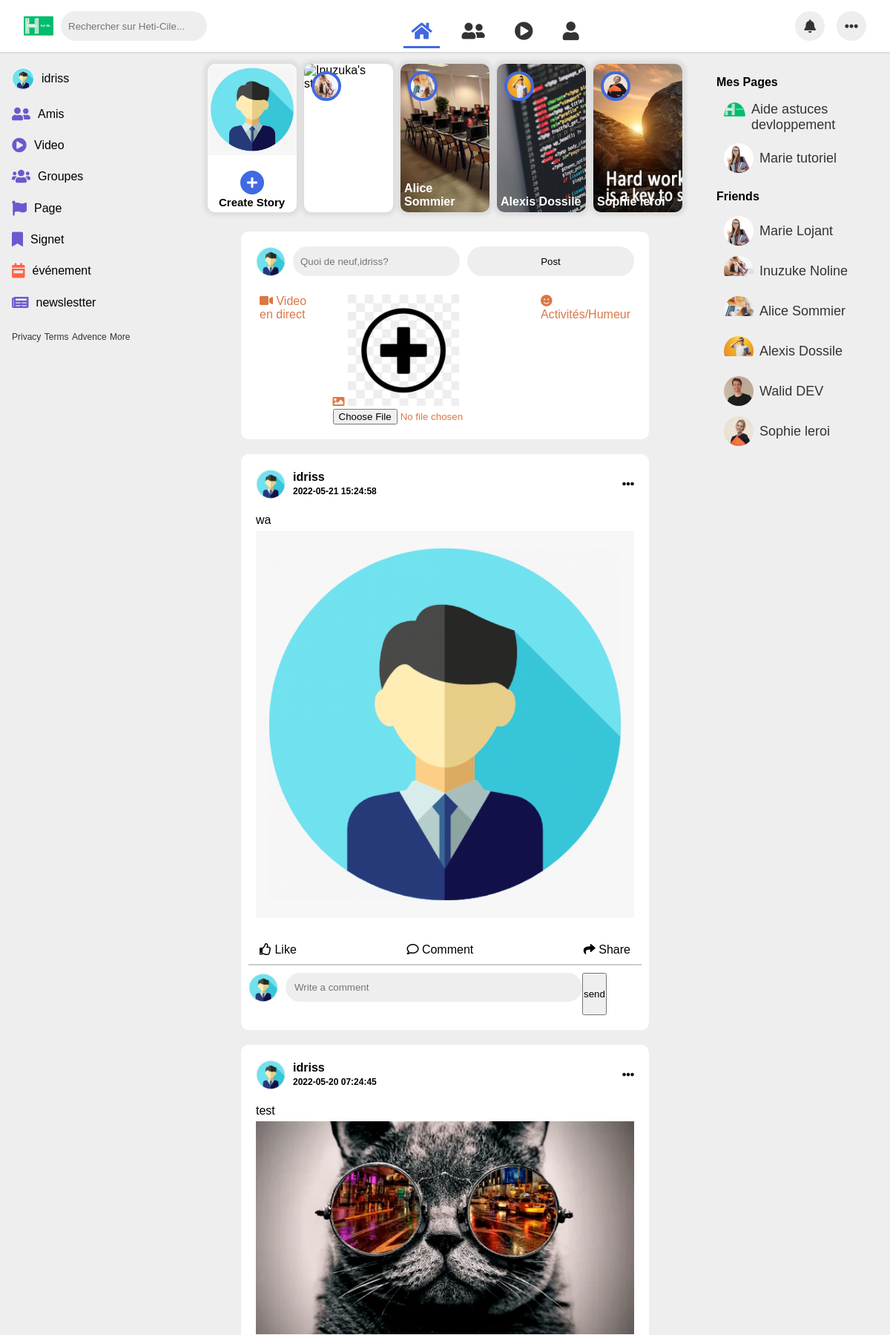
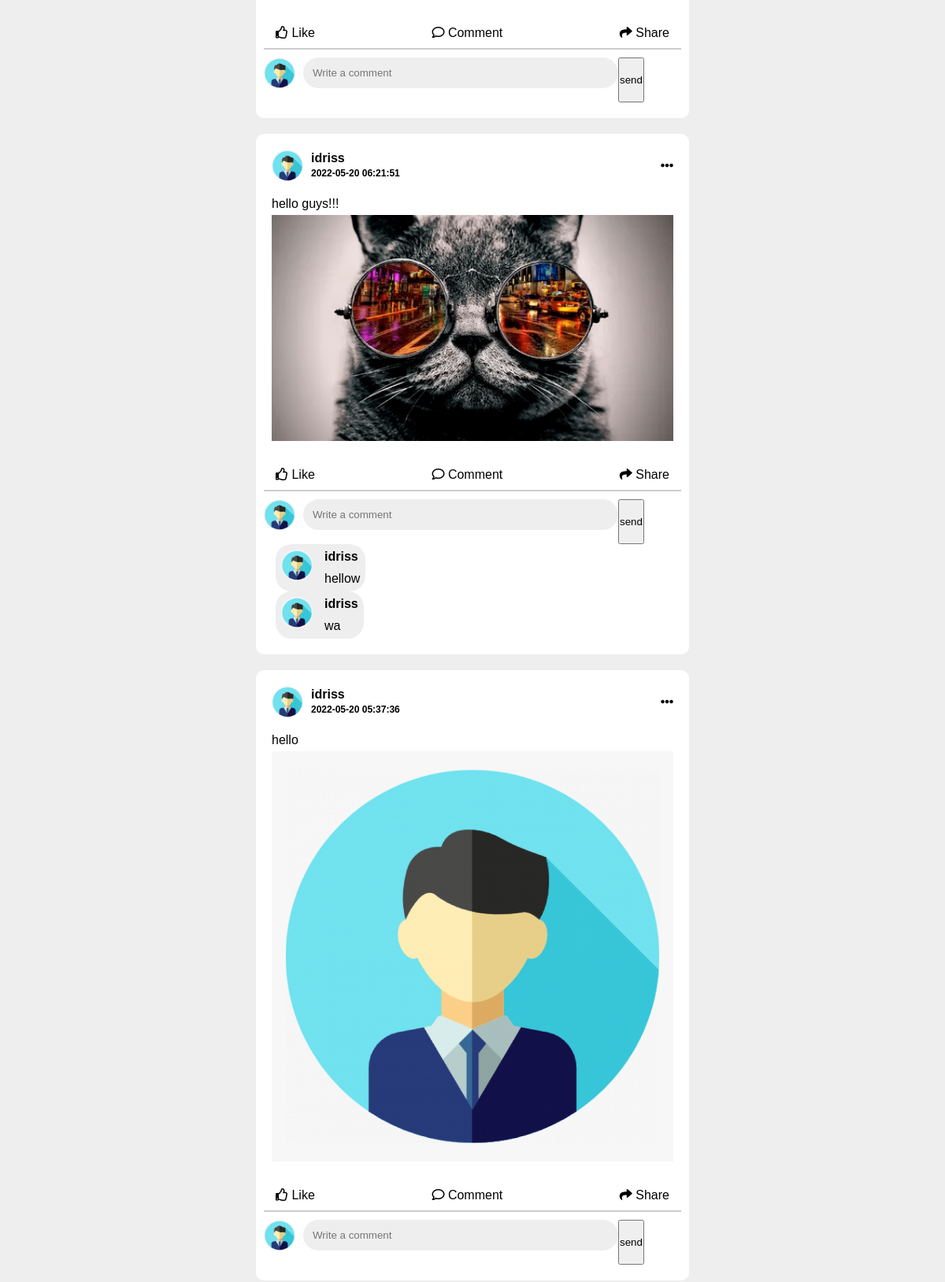
/mur/mur.php (signed in, upper part), run on the app's committed database (2 pictures, top to bottom).
### tables this page shows
CREATE TABLE `user_profile` (
  `user_id` int(11) NOT NULL,
  `name` varchar(30) NOT NULL,
  `email` varchar(40) NOT NULL,
  `password` varchar(20) NOT NULL,
  `phone` varchar(20) DEFAULT NULL,
  `image` longtext
);

CREATE TABLE `user_post` (
  `Id` int(11) NOT NULL,
  `user_id` int(11) NOT NULL,
  `text` text NOT NULL,
  `image` longtext NOT NULL,
  `time` timestamp NOT NULL DEFAULT CURRENT_TIMESTAMP
);

CREATE TABLE `post_comment` (
  `Id` int(11) NOT NULL,
  `post_id` int(11) NOT NULL,
  `user_id` int(11) NOT NULL,
  `text` text NOT NULL
);

### mur/mur.php (the view, shortened to what this page needs)
<?php
$connection = new mysqli("localhost", "root", "root", "user_info");
$id = $_SESSION["id"];
$data = $connection->query("SELECT * FROM user_profile WHERE user_id='$id'");
$row = mysqli_fetch_assoc($data);
$name = (string)$row["name"];
$post = $connection->query("SELECT * FROM user_post WHERE user_id='$id' ORDER BY Id DESC; ");
$posts =  mysqli_fetch_all($post);
$comment = $connection->query(" SELECT * FROM post_comment WHERE post_id IN (SELECT id FROM user_post WHERE user_id='$id')");
$comments =  mysqli_fetch_all($comment);
?>
<!DOCTYPE html>
<html lang="en">
<head>
    <link rel="stylesheet" href="https://cdnjs.cloudflare.com/ajax/libs/font-awesome/5.15.4/css/all.min.css"
 />
    <link rel="stylesheet" href="Page_de_mur.css">
</head>
<body>
    <nav>
        <div class="nav-left">
            <img src="./images/Logo_officiel.png" alt="Logo">
            <input type="text" placeholder="Rechercher sur Heti-Cile...">
        </div>
        <div class="nav-middle">
            <a href="http://localhost/mur/mur.php" class="active">
                <i class="fa fa-home"></i>
            </a>
                <a href="http://localhost/send_request/friend.php" >
                        <i class="fa fa-user-friends"></i>
                    </a>
                <a href="http://localhost/friendlist/friend.php" >
                    <i class="fa fa-play-circle"></i>
                </a>
                <a href="http://localhost/friend_requests/friend.php" >
                    <i class="fa fa-user"></i>
                </a>
            </div>
        <div class="nav-right">
            <a href="http://localhost/login/logout.php">
                <i class="fa fa-bell"></i>
            </a>
            <a href="http://localhost/setting/setting.php">
                <i class="fas fa-ellipsis-h"></i>
            </a>
        </div>
    </nav>
    <div class="container">
        <div class="left-panel">
            <ul>
                <li>
                <img src="./images/profile.png"  class="profile" alt="">
                <p class="name"> <?= $name ?></p>
                <li>
                    <i class="fa fa-user-friends"></i>
                    <p>Amis</p>
                </li>
                <li>
                    <i class="fa fa-play-circle"></i>
                    <p>Video</p>
                </li>
                <li>
                    <i class="fa fa-users"></i>
                    <p>Groupes</p>
                </li>
                <li href="PAGES.HTML">
                    <i class="fa fa-flag"></i>
                    <p>Page</p>
                </li>
                <li>
                    <i class="fa fa-bookmark"></i>
                    <p>Signet</p>
                </li>
                <li>
                    <i class="fa fa-calendar-week"></i>
                    <p>événement</p>
                </li>
                <li>
                    <i class="fas fa-newspaper"></i>
                    <p>newslestter</p>
                </li>
            </ul>
            <div class="footer-links">
                <a href="#">Privacy</a>
                <a href="#">Terms</a>
                <a href="#">Advence</a>
                <a href="#">More</a>
            </div>
    </div>
    <div class="middle-panel">
        <div class="story-section">
            <div class="story create">
                <div class="dp-image">
                    <img src="./images/profile.png" alt="Profile pic">
                </div>
                <span class="dp-container">
                    <i class="fa fa-plus"></i>
                </span>
                <span class="name">Create Story</span>
            </div>
            <div class="story">
                <img src="./images/logiciel-programmation-code-684x501.jpg" alt="Inuzuka's story">
                <div class="dp-container">
                    <img src="./images/Student 2.jpg" alt="">
                </div>
                <p class="name">Inuzuka Noline</p>
            </div>
            <div class="story">
                <img src="./images/gge-hetic-gallery4.jpg" alt="Story image">
                <span class="dp-container">
                    <img src="./images/Student 3.jpg" alt="Profile pic">
                </span>
                <span class="name">Alice Sommier</span>
            </div>
            <div class="story">
                <img src="./images/open-data-code.jpg" alt="Story image">
                <span class="dp-container">
                    <img src="./images/student_4.jpg" alt="Profile pic">
                </span>
                <span class="name">Alexis Dossile</span>
            </div>
            <div class="story">
                <img src="./images/Hard-work-is-a-key-to-success-ee45380a.jpg" alt="Story image">
                <span class="dp-container">
                    <img src="./images/icons8-team-FcLyt7lW5wg-unsplash.jpg" alt="Profile pic">
                </span>
                <span class="name">Sophie leroi</span>
            </div>
        </div>
        <div class="post create">
            <div class="post-top">
                <div class="dp">
                    <img src="./images/profile.png" alt="">
                </div>
                <input type="text" id="texttopost" placeholder="Quoi de neuf,<?= $name ?>?"  />
                <input type="button" value="Post" id="submitPost">
            </div>
            <div class="post-bottom">
                <div class="action">
                    <i class="fa fa-video"></i>
                    <span>Video en direct</span>
                </div>
                <div class="action">
                    <i class="fa fa-image"></i>
                    <img src="images/addimage.jpg" alt="" id="image" class="imgPro" width="150">
                    <span><input type="file" name="picture" class="btnPhoto" onchange="previewPicture(this)"  ></span>
                </div>
                <div class="action">
                    <i class="fa fa-smile"></i>
                    <span>Activités/Humeur</span>
                </div>
            </div>
        </div>
        <?php foreach ($posts as $value){  ?>
          <div class="post">
            <div class="post-top">
                <div class="dp">
                    <img src="./images/profile.png" alt="">
                </div>
                <div class="post-info">
                    <p class="name"><?= $name ?></p>
                    <span class="time"><?= $value["4"] ?></span>
                </div>
                <i class="fas fa-ellipsis-h"></i>
            </div>
            <div class="post-content">
                <p><?= $value["2"] ?></p>
                <img src="./images/<?= $value["0"] ?>.png" />
            </div>
            <div class="post-bottom">
                <div class="action">
                    <i class="far fa-thumbs-up"></i>
                    <span>Like</span>
                </div>
                <div class="action">
                    <i class="far fa-comment"></i>
                    <span>Comment</span>
                </div>
                <div class="action">
                    <i class="fa fa-share"></i>
                    <span>Share</span>
                </div>
            </div>
            <hr color="#ccc">
            <div class="post-comment" style="margin: 10px 0;">
                <div class="the-comment">
                    <img style="width: 40px; height: 40px; border-radius: 50%;" src="images/profile.png" alt="">
                    <input class="write-comment" type="text" placeholder="Write a comment" id="<?= $value["0"] ?>">
                    <input type="button" class="sendcomment" name="<?= $value["0"] ?>" value="send">
                </div>
                <?php foreach ($comments as $val){
                        if($value["0"] == $val["1"]){
                        $idd= $val["2"];
                        $data_id = $connection->query("SELECT * FROM user_profile WHERE user_id='$idd'");
                        $raw = mysqli_fetch_assoc($data_id);
                        $poster_id = (string)$raw["name"]; ?>
                <div class="comments">
                    <img src="images/profile.png" style="border-radius: 50%;" width="40px" height="40px" alt="">
                    <div class="the-real-comment">
                        <h4><?=  $poster_id; ?></h4>
                        <p><?=  $val["3"]; ?></p>
                    </div>
                </div>
                 <?php }; }; ?>
            </div>
        </div> <?php }; ?>
    </div>
    <div class="right-panel">
        <div class="pages-section">
            <h4>Mes Pages</h4>
            <a class='page' href="#">
                <div class="dp">
                    <img src="./images/Logo_officiel.png" alt="">
                </div>
                <p class="name">Aide astuces devloppement</p>
            </a>
            <a class='page' href="#">
                <div class="dp">
                    <img src="./images/Female_students_White_background_Brown_haired_581560_640x960.jpg" alt="">
                </div>
                <p class="name">Marie tutoriel</p>
            </a>
        </div>
        <div class="friends-section">
            <h4>Friends</h4>
            <a class='friend' href="#">
                <div class="dp">
                    <img src="./images/Female_students_White_background_Brown_haired_581560_640x960.jpg" alt="">
                </div>
                <p class="name">Marie Lojant</p>
            </a>
            <a class='friend' href="#">
                <div class="dp">
                    <img src="./images/Student 2.jpg" alt="">
                </div>
                <p class="name">
                    Inuzuke Noline</p>
            </a>
            <a class="friend" href="#">
                <div class="dp">
                    <img src="./images/Student 3.jpg" alt="">
                </div>
                <p class="name">
                    Alice Sommier</p>
            </a>
            <a class="friend" href="#">
                <div class="dp">
                    <img src="./images/student_4.jpg" alt="">
                </div>
                <p class="name">Alexis Dossile</p>
            </a>
            <a class="friend" href="#">
                <div class="dp">
                    <img src="./images/dp.jpg" alt="">
                </div>
                <p class="name">Walid DEV</p>
            </a>
            <a class="friend" href="#">
                <div class=" dp">
                    <img src="./images/icons8-team-FcLyt7lW5wg-unsplash.jpg" alt="">
                </div>
                <p class="name">Sophie leroi</p>
            </a>
        </div>
    </div>
</body>
</html>

### data on the page
user_profile: name "idriss", name "Quoi de neuf,idriss?"
user_post: user.name "idriss", time "2022-05-21 15:24:58", text "wa"
user_post: user.name "idriss", time "2022-05-20 07:24:45", text "test"
user_post: user.name "idriss", time "2022-05-20 06:21:51", text "hello guys!!!"
post_comment: user.name "idriss", text "hellow"
post_comment: user.name "idriss", text "wa"
user_post: user.name "idriss", time "2022-05-20 05:37:36", text "hello"
